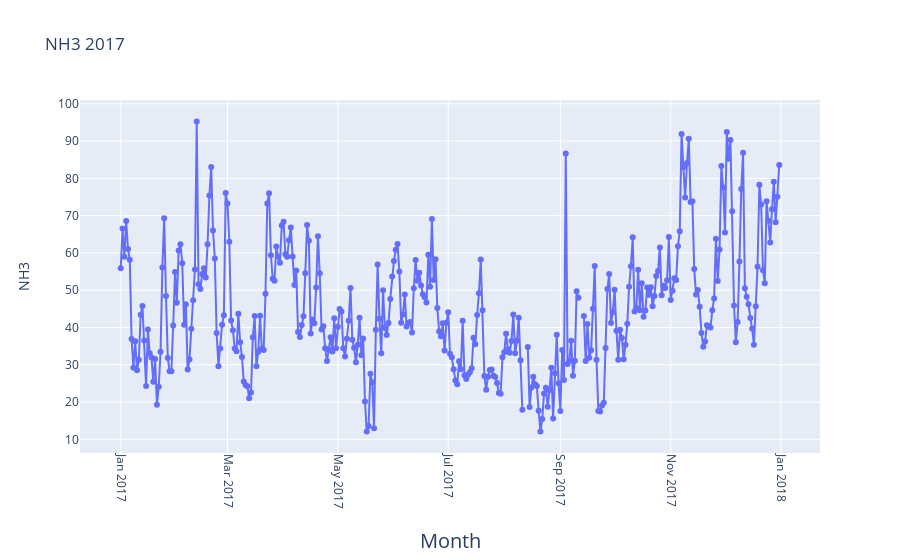

The notebook cell this image was saved under:
### Code cell
#2017
fig = go.Figure(go.Scatter(
    mode = "lines+markers",
    y = aqi_level_17.iloc[:,2],
    x = aqi_level_17.iloc[:,1]))
fig.update_xaxes(
        tickangle = 90,
        title_text = "Month",
        title_font = {"size": 20},
        title_standoff = 25)

fig.update_yaxes(
        title_text = "NH3",
        title_standoff = 25)
fig.update_layout(title_text="NH3 2017")

fig.show()

### Figure 1 — Plotly figure (JSON) as saved in the notebook; plotly's stock layout.template omitted (floating-point values rounded to 4 significant figures; data arrays with more than 128 entries replaced by an {"elided": "..."} marker saying what was removed)
{"data": [{"mode": "lines+markers", "type": "scatter", "x": {"elided": "365 str values"}, "y": {"elided": "365 float values"}}], "layout": {"title": {"text": "NH3 2017"}, "xaxis": {"tickangle": 90, "title": {"font": {"size": 20}, "standoff": 25, "text": "Month"}}, "yaxis": {"title": {"standoff": 25, "text": "NH3"}}}}
